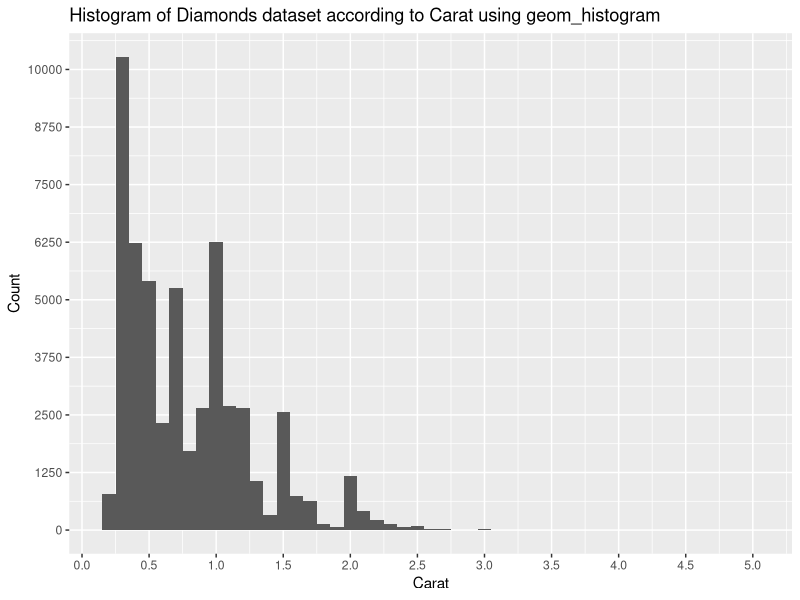
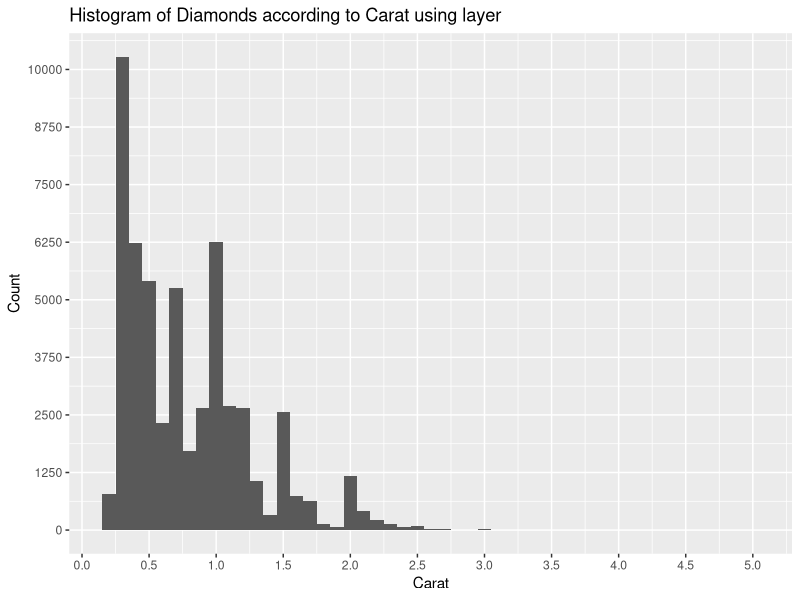
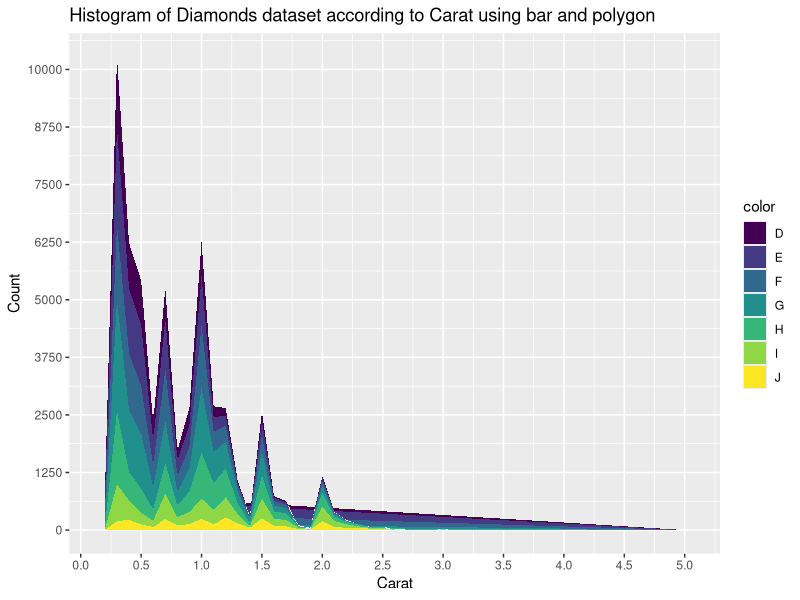
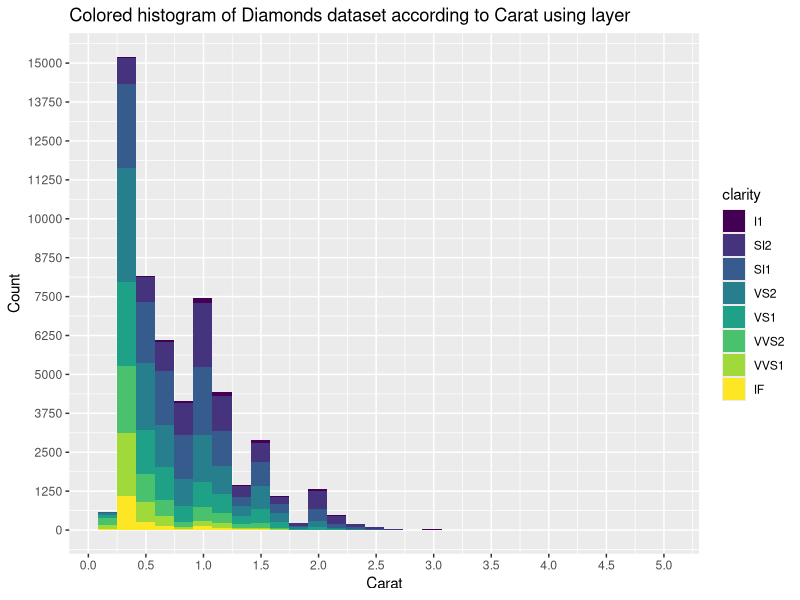
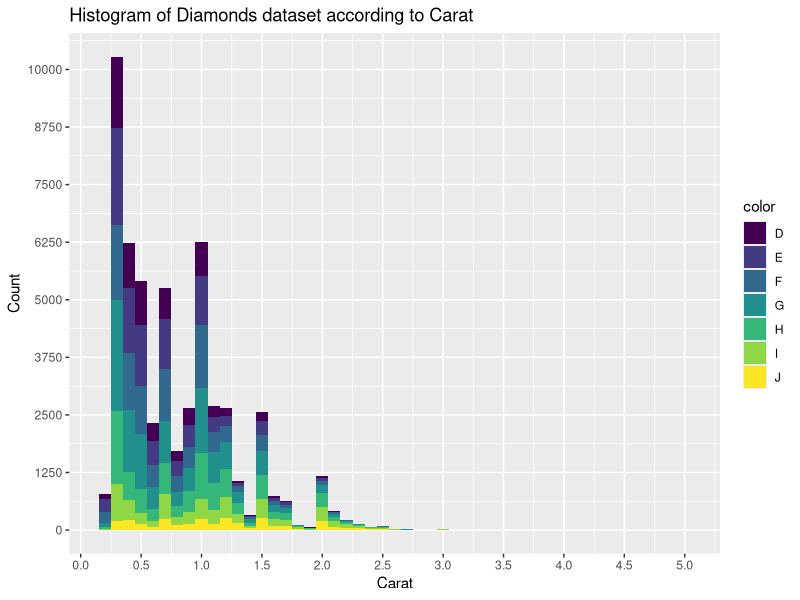
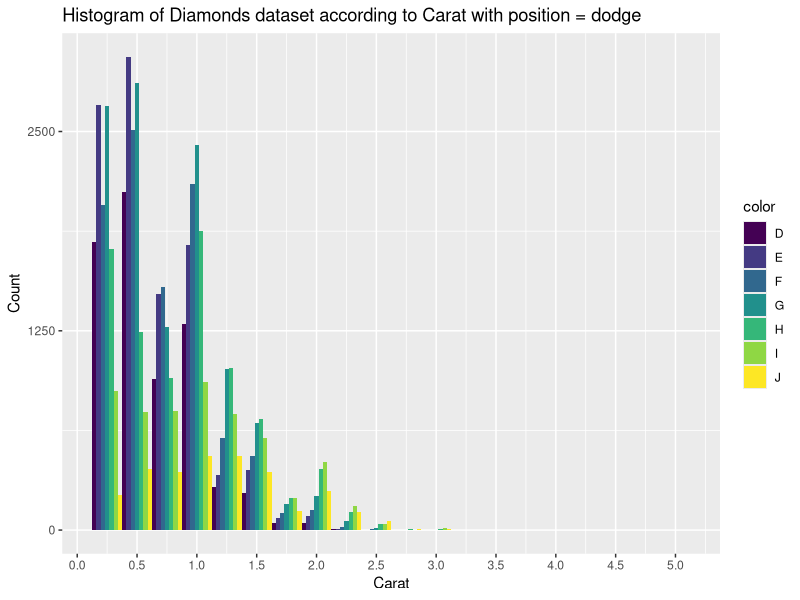

The R script that drew these images, in order:
## ---- chunk 1
library(ggplot2)
df <- diamonds
head(df)
## ---- chunk 2
ggplot(
  data = df) + 
  geom_histogram(
    mapping = aes(
      x = carat),
    binwidth = 0.1) +
  scale_x_continuous(
    breaks = seq(0, 
                 max(df$carat), 
                 by = 0.5)) + 
  scale_y_continuous(
    breaks = seq(0, 
                 20000, 
                 by = 1250)) + 
  xlab("Carat") + 
  ylab("Count") +
  ggtitle("Histogram of Diamonds dataset according to Carat using geom_histogram")
## ---- chunk 3
ggplot() + 
  layer(
    data = df, 
    mapping = aes(x = carat),
    geom = "bar", 
    stat = "bin",
    position = "identity", 
    params = list(binwidth = 0.1)) + 
  scale_x_continuous(
    breaks = seq(0, 
                 max(df$carat), 
                 by = 0.5)) +
  scale_y_continuous(
    breaks = seq(0, 
                 20000, 
                 by = 1250)) + 
  xlab("Carat") + 
  ylab("Count") +
  ggtitle("Histogram of Diamonds according to Carat using layer")
## ---- chunk 4
ggplot() + 
  layer(
    data = df, 
    mapping = aes(
      x = carat, 
      fill = color),
    geom = "polygon", 
    stat = "bin",
    position = "stack",
    params = list(binwidth = 0.1)) + 
  scale_x_continuous(
    breaks = seq(0, 
                 max(df$carat), 
                 by = 0.5)) +
  scale_y_continuous(
    breaks = seq(0, 
                 20000, 
                 by = 1250)) + 
  xlab("Carat") + 
  ylab("Count") +
  ggtitle("Histogram of Diamonds dataset according to Carat using bar and polygon")
## ---- chunk 5
ggplot() + 
  layer(
    data = df, 
    mapping = aes(
      x = carat, 
      fill = clarity),
    geom = "bar", 
    stat = "bin",
    position = "stack") + 
  scale_x_continuous(
    breaks = seq(0, 
                 max(df$carat), 
                 by = 0.5)) + 
scale_y_continuous(
    breaks = seq(0, 
                 20000, 
                 by = 1250)) + 
  xlab("Carat") + 
  ylab("Count") +
  ggtitle("Colored histogram of Diamonds dataset according to Carat using layer")
## ---- chunk 6
ggplot() + 
  layer(
    data = df, 
    mapping = aes(
      x = carat, 
      fill = color),
    geom = "bar", 
    stat = "bin",
    position = "stack",
    params = list(binwidth = 0.1)) + 
  scale_x_continuous(
    breaks = seq(0, 
                 max(df$carat), 
                 by = 0.5)) + 
  scale_y_continuous(
    breaks = seq(0, 
                 20000, 
                 by = 1250)) + 
  xlab("Carat") + 
  ylab("Count") +
  ggtitle("Histogram of Diamonds dataset according to Carat")

ggplot() + 
  layer(
    data = df, 
    mapping = aes(
      x = carat, 
      fill = color),
    geom = "bar", 
    stat = "bin",
    position = "dodge",
    params = list(binwidth = 0.25)) + 
  scale_x_continuous(
    breaks = seq(0, 
                 max(df$carat), 
                 by = 0.5)) + 
  scale_y_continuous(
    breaks = seq(0, 
                 20000, 
                 by = 1250)) + 
  xlab("Carat") + 
  ylab("Count") +
  ggtitle("Histogram of Diamonds dataset according to Carat with position = dodge")
